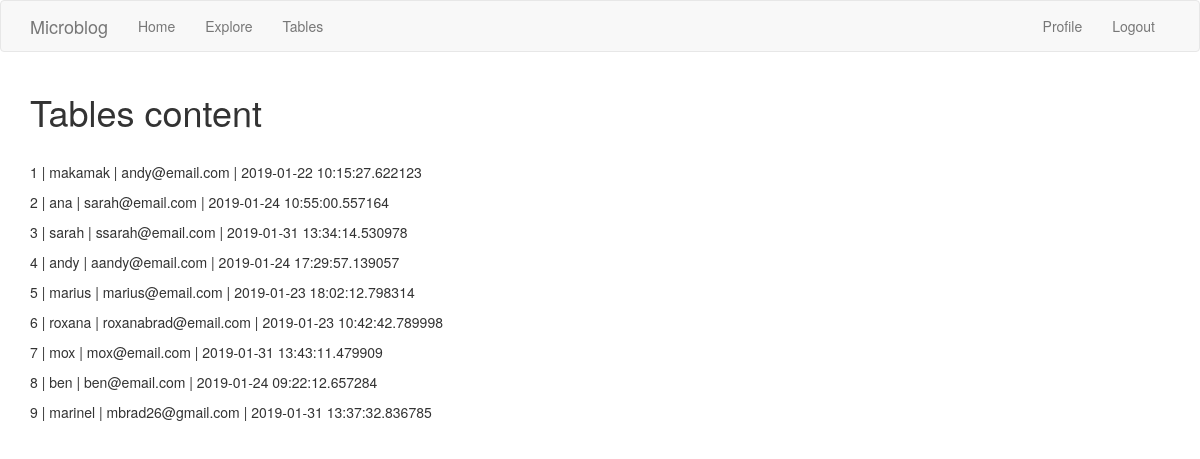
The page /tables (signed in) on the database as committed earlier.
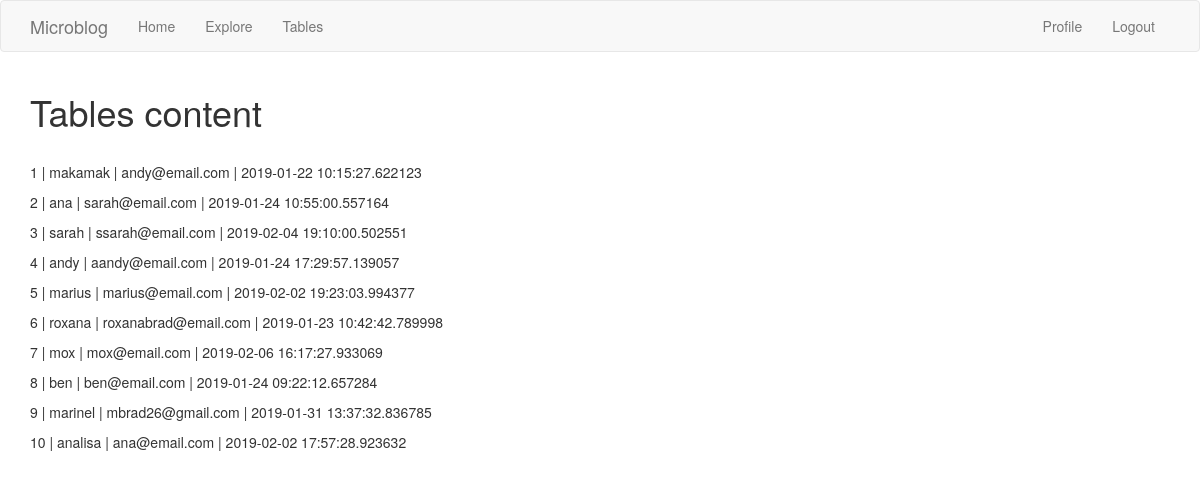
The same page on the database as committed later.
### app/models.py (models this page shows, shortened)
class User(UserMixin, db.Model):
    id = db.Column(db.Integer, primary_key=True)
    username = db.Column(db.String(60), index=True, unique=True)
    email = db.Column(db.String(120), index=True, unique=True)
    password_hash = db.Column(db.String(128))
    about_me = db.Column(db.String(140))
    last_seen = db.Column(db.DateTime, default=datetime.utcnow)
    posts = db.relationship('Post', backref='author', lazy='dynamic')
    followed = db.relationship('User', secondary=followers,
                               primaryjoin=(followers.c.follower_id == id),
                               secondaryjoin=(followers.c.followed_id == id),
                               backref=db.backref('followers', lazy='dynamic'),
                               lazy='dynamic')

### app/routes.py (the view)
@app.route('/tables')
@login_required
def tables():
    user = User.query.all()
    post = Post.query.all()
    return render_template('tables.html', title='DataBase Content', user=user, post=post)

### app/models.py (called while the page is built)
@login.user_loader
def load_user(id):
    return User.query.get(int(id))

    @classmethod
    def before_commit(cls, session):
        session._changes = {
            'add': list(session.new),
            'update': list(session.dirty),
            'delete': list(session.deleted)
        }

    @classmethod
    def after_commit(cls, session):
        for obj in session._changes['add']:
            if isinstance(obj, SearchableMixin):
                add_to_index(obj.__tablename__.obj)
        for obj in session._changes['update']:
            if isinstance(obj, SearchableMixin):
                add_to_index(obj.__tablename__, obj)
        for obj in session._changes['delete']:
            if isinstance(obj, SearchableMixin):
                remove_from_index(obj.__tablename__, obj)
        session._changes = None

### app/routes.py (called while the page is built)
@app.before_request
def before_request():
    if current_user.is_authenticated:
        current_user.last_seen = datetime.utcnow()
        db.session.commit()
    g.locale = str(get_locale())

### app/templates/tables.html
{% extends "base.html" %}
{% block app_content %}
    <h1>Tables content</h1>
    <br>
    {% for u in user %}
        <p> {{ u.id }}  | {{ u.username }} | {{ u.email }} | {{ u.last_seen }}</p>
    {% endfor %}
{% endblock %}

Rows that differ between the two databases and show on the page:
changed User "sarah": last_seen "2019-01-31 13:34:14.530978" → "2019-02-04 19:10:00.502551"
changed User "marius": last_seen "2019-01-23 18:02:12.798314" → "2019-02-02 19:23:03.994377"
changed User "mox": last_seen "2019-01-31 13:43:11.479909" → "2019-02-06 16:17:27.933069"
added User: id "10", username "analisa", email "ana@email.com", last_seen "2019-02-02 17:57:28.923632"
